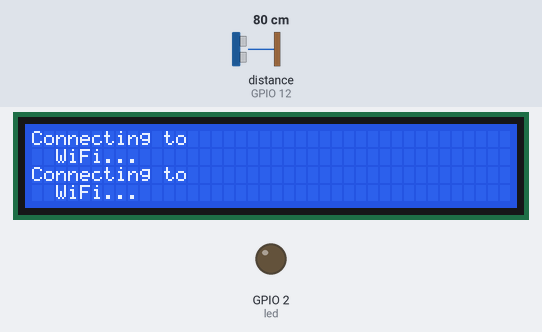
Recording of a program running on a simulated ESP8266 board running MicroPython. Shown: 40×4 character LCD, output pins drawn as LEDs (lit = HIGH, except the on-board LED, lit = LOW). The inputs (shaded band) are chosen by the test bench; at power-on: distance to the obstacle (sensor on GPIO 12) 80 cm. The echo pulse lasts 58.3 µs per cm; WiFi joins after 1.5 s; values from a settings file that is not in the repository are placeholders; web requests get an empty 200 reply after 0.4 s; library files of the repository ran but are not shown: esp8266_i2c_lcd.py, hcsr04.py; pins used as bus, display or sensor lines are not drawn.

Above: at 1.2 s.
1.3 s: distance to the obstacle (sensor on GPIO 12) set to 53 cm
At 2.8 s:
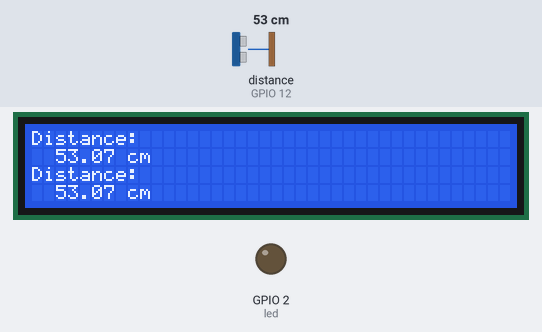
3.6 s: distance to the obstacle (sensor on GPIO 12) set to 44 cm
At 3.91 s:
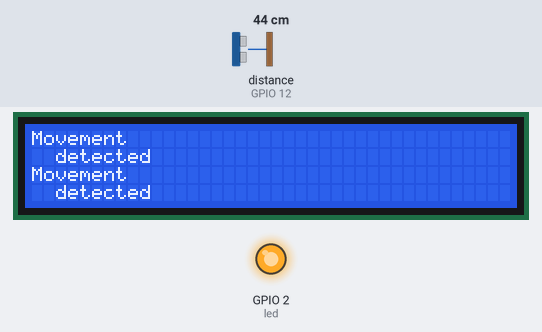
6.1 s: distance to the obstacle (sensor on GPIO 12) set to 2 cm
At 7.5 s:
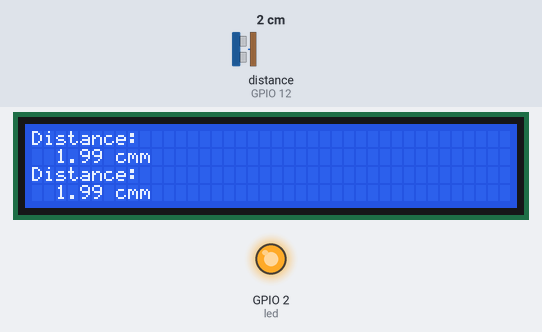
Timing chart, 0 to 14.1 s (numbered marks = the images above; inputs shaded):
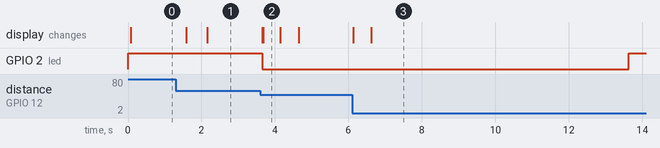

The program:

main.py
```python
# Private connection settings are optional and stay outside version control.
try:
    import config
except ImportError:
    config = None

ssid = getattr(config, "WIFI_SSID", "")
pw = getattr(config, "WIFI_PASSWORD", "")
line_notify_token = getattr(config, "LINE_NOTIFY_TOKEN", "")
line_notify_api = 'https://notify-api.line.me/api/notify'
i2c_addr       = 0x27  # LCD I2C 位址
detected_cm    = 50    # 偵測距離 (公分)
detected_delay = 10    # 偵測後等待多久才能再度觸發 (秒)
# --------------------------------------------------
import network, utime, gc
from machine import Pin, SoftI2C, Timer
from esp8266_i2c_lcd import I2cLcd
from hcsr04 import HCSR04

gc.enable()
led = Pin(2, Pin.OUT, value=1)
lcd = I2cLcd(SoftI2C(scl=Pin(5), sda=Pin(4)), i2c_addr, 2, 16)
sensor = HCSR04(trigger_pin=14, echo_pin=12)

def lcd_show(text, clear=True):
    if clear:
        lcd.clear()
    lcd.move_to(0, 0)
    lcd.putstr(text)

wifi = None
if ssid:
    lcd_show('Connecting to\n  WiFi...')
    wifi = network.WLAN(network.STA_IF)
    wifi.active(True)
    wifi.connect(ssid, pw)
    while not wifi.isconnected():
        pass
lcd_show('')

countdown = 0

def send_line_notify(message):
    # Historical LINE Notify integration; disabled when no token is configured.
    if not line_notify_token or wifi is None or not wifi.isconnected():
        return
    headers = {
        "Authorization": "Bearer " + line_notify_token,
        "Content-Type": "application/x-www-form-urlencoded"
    }
    data = 'message={}'.format(message)
    try:
        import urequests
        response = urequests.post(line_notify_api, headers=headers, data=data)
        response.close()
    except Exception as e:
        print('Error sending LINE notification:', e)

def detecter(timer):
    global countdown
    distance = sum([sensor.distance_cm() for _ in range(10)]) / 10
    lcd_show('Distance:\n  {:3.2f} cm'.format(distance), clear=False)
    detected = True if 2 <= distance <= detected_cm else False
    if detected and countdown == 0:
        led.value(0)
        lcd_show('Movement\n  detected')
        countdown = int(detected_delay / 0.5)
        message = 'Intruder detected! Distance: {:3.2f} cm'.format(distance)
        send_line_notify(message)
    if countdown > 0:
        countdown -= 1
    else:
        led.value(1)

timer_detect = Timer(-1)
timer_detect.init(mode=Timer.PERIODIC, period=500, callback=detecter)
```

Measured:
- the behaviour switches between 50 and 49 cm on distance to the obstacle (sensor on GPIO 12) (found by bisection; images 1 and 2)
- after the input at 3.6 s, GPIO 2 (led): HIGH → LOW after 0.05 s; the display: first changes after 0.05 s (image 2 shows a later state)
- after the input at 6.1 s, GPIO 2 (led): LOW → HIGH after 7.5 s
- what the display in image 2 shows lasts 0.4 s, from 3.7 s to 4.1 s
